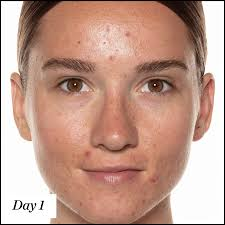
#> input picture images.jpg, 225 x 225 px; its folder holds 2 pictures in this run
$ python detector.py
#> lines starting #> are read from the running program, lines starting #| are printed output that depends on the picture; after the words box and inside, x2 and y2 are one past the last pixel; in counts of white or black regions, pixels touching at a corner belong together
import cv2
import numpy as np

# Load the cascades
face_cascade = cv2.CascadeClassifier('frontal_face.xml')
eye_cascade = cv2.CascadeClassifier('frontal_eye.xml')
mouth_cascade = cv2.CascadeClassifier('mouth.xml')


def detect_face(image):
    faces = face_cascade.detectMultiScale(image, scaleFactor=1.05, minNeighbors=10, minSize=(100, 100))
    return faces

def detect_eye(image):
    eyes = eye_cascade.detectMultiScale(image, scaleFactor=1.05, minNeighbors=10, minSize=(30, 30))
    return eyes

def detect_mouth(image):
    mouths = mouth_cascade.detectMultiScale(image, scaleFactor=1.5, minNeighbors=11, minSize=(30, 30))
    return mouths

def detect_acne(face_region):
    # Convert face region to grayscale
    gray_face = cv2.cvtColor(face_region, cv2.COLOR_BGR2GRAY)

    # Apply a Gaussian blur to the grayscale image
    blurred_face = cv2.GaussianBlur(gray_face, (15, 15), 0)

    # Subtract the blurred image from the original grayscale image
    acne_mask = cv2.absdiff(gray_face, blurred_face)

    # Threshold the difference image to create a binary mask of potential acne regions
    _, acne_mask = cv2.threshold(acne_mask, 20, 255, cv2.THRESH_BINARY)

    # Find contours to filter out large areas (like hair)
    contours, _ = cv2.findContours(acne_mask, cv2.RETR_EXTERNAL, cv2.CHAIN_APPROX_SIMPLE)
    filtered_acne_mask = np.zeros_like(acne_mask)
    for contour in contours:
        if cv2.contourArea(contour) < 5:  # Adjust the area threshold based on your needs
            cv2.drawContours(filtered_acne_mask, [contour], -1, 255, -1)

    # Dilate the mask to include surrounding areas of the detected acne
    kernel = np.ones((3, 3), np.uint8)
    filtered_acne_mask = cv2.dilate(filtered_acne_mask, kernel, iterations=2)

    return filtered_acne_mask

def process_image(image_path):
    # Read the image
#> called with image_path = 'images.jpg'
    image = cv2.imread(image_path)
#> image is the input picture: shape (225, 225, 3); mean B, G, R 141.6, 156.4, 193.9
    original_image = image.copy()
    gray = cv2.cvtColor(image, cv2.COLOR_BGR2GRAY)
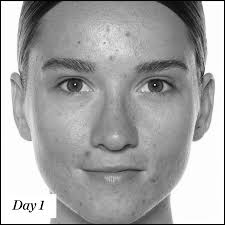
#> gray: shape (225, 225); min 0, max 255, mean 165.9

    # Save and display original image
    cv2.imwrite('original_image.jpg', image)
    cv2.imshow('Original Image', image)
    cv2.waitKey(0)

    # Detect faces
    faces = detect_face(image)
#> in detect_face, `faces = face_cascade.detectMultiScale(image, scaleFactor=1.05, minNeig..`: faces = [[20, 12, 184, 184]]
#> faces = [[20, 12, 184, 184]]

    for i, (x, y, w, h) in enumerate(faces):
        # Extract face region
        face_region = image[y:y+h, x:x+w]
        gray_face_region = gray[y:y+h, x:x+w]

        # Save and display face region
        cv2.imwrite(f'face_region_{i}.jpg', face_region)
        cv2.imshow(f'Face Region {i}', face_region)
        cv2.waitKey(0)

        # Detect eyes within the face region
        eyes = detect_eye(face_region)
        eye_regions = []
        for j, (ex, ey, ew, eh) in enumerate(eyes):
            eye_regions.append((ex, ey, ew, eh, face_region[ey:ey+eh, ex:ex+ew].copy()))
            face_region[ey:ey+eh, ex:ex+ew] = cv2.cvtColor(gray_face_region[ey:ey+eh, ex:ex+ew], cv2.COLOR_GRAY2BGR)
            cv2.imwrite(f'eye_region_{i}_{j}.jpg', face_region[ey:ey+eh, ex:ex+ew])

        # Save and display face region with grayscaled eyes
        cv2.imwrite(f'face_region_grayscaled_eyes_{i}.jpg', face_region)
        cv2.imshow(f'Face Region with Grayscaled Eyes {i}', face_region)
        cv2.waitKey(0)

        # Detect mouth within the face region
        mouths = detect_mouth(face_region)
        mouth_regions = []
        for k, (mx, my, mw, mh) in enumerate(mouths):
            mouth_regions.append((mx, my, mw, mh, face_region[my:my+mh, mx:mx+mw].copy()))
            face_region[my:my+mh, mx:mx+mw] = cv2.cvtColor(gray_face_region[my:my+mh, mx:mx+mw], cv2.COLOR_GRAY2BGR)
            cv2.imwrite(f'mouth_region_{i}_{k}.jpg', face_region[my:my+mh, mx:mx+mw])

        # Save and display face region with grayscaled eyes and mouth
        cv2.imwrite(f'face_region_grayscaled_eyes_mouth_{i}.jpg', face_region)
        cv2.imshow(f'Face Region with Grayscaled Eyes and Mouth {i}', face_region)
        cv2.waitKey(0)

        # Create a mask for the eyes and mouth
        mask = np.ones(face_region.shape[:2], dtype=np.uint8) * 255
        for (ex, ey, ew, eh, _) in eye_regions:
            mask[ey:ey+eh, ex:ex+ew] = 0
        for (mx, my, mw, mh, _) in mouth_regions:
            mask[my:my+mh, mx:mx+mw] = 0

        # Detect acne in the face region
        acne_mask = detect_acne(face_region)

        # Save and display acne mask
        cv2.imwrite(f'acne_mask_{i}.jpg', acne_mask)
        cv2.imshow(f'Acne Mask {i}', acne_mask)
        cv2.waitKey(0)

        # Combine the acne mask with the eyes and mouth mask
        combined_mask = cv2.bitwise_and(acne_mask, acne_mask, mask=mask)

        # Save and display combined mask
        cv2.imwrite(f'combined_mask_{i}.jpg', combined_mask)
        cv2.imshow(f'Combined Mask {i}', combined_mask)
        cv2.waitKey(0)

        # Inpaint the detected acne regions
        inpainted_face = cv2.inpaint(face_region, combined_mask, 3, cv2.INPAINT_TELEA)

        # Save and display inpainted face
        cv2.imwrite(f'inpainted_face_{i}.jpg', inpainted_face)
        cv2.imshow(f'Inpainted Face {i}', inpainted_face)
        cv2.waitKey(0)

        # Restore the original color of the eyes and mouth
        for (ex, ey, ew, eh, eye_region) in eye_regions:
            inpainted_face[ey:ey+eh, ex:ex+ew] = eye_region
        for (mx, my, mw, mh, mouth_region) in mouth_regions:
            inpainted_face[my:my+mh, mx:mx+mw] = mouth_region

        # Save and display restored face region
        cv2.imwrite(f'restored_face_region_{i}.jpg', inpainted_face)
        cv2.imshow(f'Restored Face Region {i}', inpainted_face)
        cv2.waitKey(0)

        # Place the inpainted face region back into the image
        image[y:y+h, x:x+w] = inpainted_face
#> this loop made 1 pass
#> (x, y, w, h, eyes, mouths, kernel in detect_acne) on pass 1: (20, 12, 184, 184, [[25, 46, 52, 52], [110, 48, 51, 51]], [[66, 148, 56, 34]], [[1, 1, 1], [1, 1, 1], [1, 1, 1]])
#> pass 1, in process_image, `gray_face_region = gray[y:y+h, x:x+w]`:
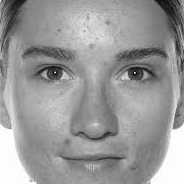
#> gray_face_region: shape (184, 184); min 8, max 255, mean 153.1
#> pass 1, in process_image, `cv2.imwrite(f'eye_region_{i}_{j}.jpg', face_region[ey:ey+eh, ex:ex+ew])`:
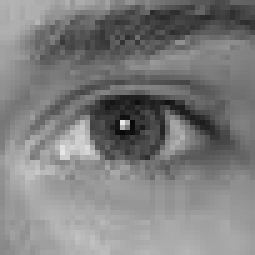
#> saved as eye_region_0_1.jpg: shape (51, 51, 3) (shown 5 times larger); min 8, max 236, mean 126
#> after the loop:
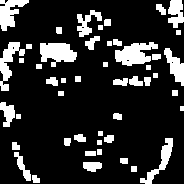
#> acne_mask: shape (184, 184); 17.3% white; 48 white regions, largest, box (x1, y1, x2, y2) and area: (115, 42, 158, 66) 634, (40, 43, 77, 67) 608, (0, 42, 25, 91) 488
#> after the loop:
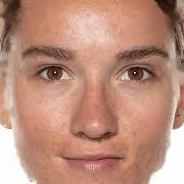
#> face_region: shape (184, 184, 3); mean B, G, R 122.9, 141.2, 187.9
#> after the loop:
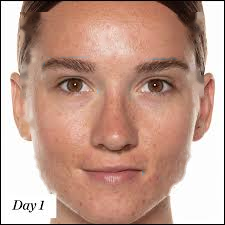
#> image: shape (225, 225, 3); 7.98% of pixels changed, all inside (x1, y1, x2, y2) = (20, 12, 204, 196)
#> after the loop:
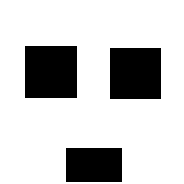
#> mask: shape (184, 184); 78.7% white; 3 black regions, box (x1, y1, x2, y2) and area: (25, 46, 77, 98) 2704, (110, 48, 161, 99) 2601, (66, 148, 122, 182) 1904

    # Save and display the final result
    cv2.imwrite('final_processed_image.jpg', image)
    cv2.imshow('Final Processed Image', image)
    cv2.waitKey(0)
    cv2.destroyAllWindows()

# Example usage
process_image('images.jpg')
